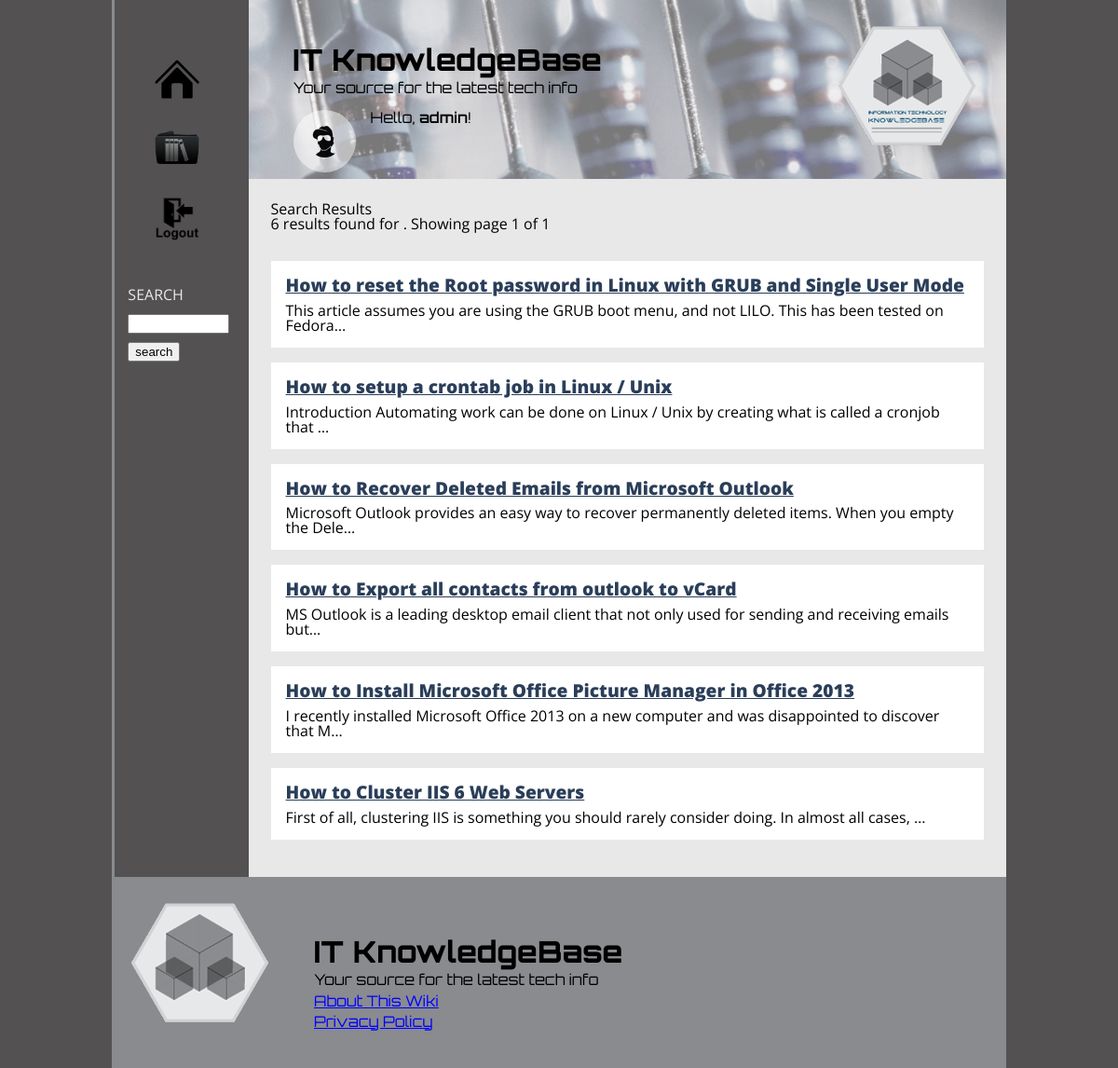
Screenshot of /wiki/search.php (signed in) with the database file from the repository.
### tables this page shows
CREATE TABLE IF NOT EXISTS `users` (
  `first_name` varchar(256) NOT NULL,
  `last_name` varchar(256) NOT NULL,
  `username` varchar(256) NOT NULL,
  `user_id` mediumint(9) NOT NULL AUTO_INCREMENT,
  `user_password` varchar(40) NOT NULL,
  `user_email` varchar(254) NOT NULL,
  `user_pic` text NOT NULL,
  `is_admin` tinyint(1) NOT NULL,
  `user_bio` text NOT NULL,
  `date_joined` datetime NOT NULL,
  PRIMARY KEY (`user_id`)
);

CREATE TABLE IF NOT EXISTS `articles` (
  `article_id` mediumint(9) NOT NULL AUTO_INCREMENT,
  `date_posted` datetime NOT NULL,
  `article_title` varchar(255) NOT NULL,
  `article_body` text NOT NULL,
  `user_id` mediumint(9) NOT NULL,
  `is_published` tinyint(1) NOT NULL,
  `allow_comments` tinyint(1) NOT NULL,
  `category_id` mediumint(9) NOT NULL,
  PRIMARY KEY (`article_id`)
);

### wiki/search.php (the view, shortened to what this page needs)
<?php
include('includes/header.php');
include('includes/sidebar.php');
$per_page = 10;
$page_number = 1;
$phrase = $_GET['phrase'];
?>
<main id="search_results">
<?php
$query = "
	SELECT article_id, article_title, article_body
	FROM articles
	WHERE is_published = 1
	AND (article_title LIKE '%$phrase%'
	OR article_body LIKE '%$phrase%' )";
$result = $db->query($query);
$total = $result->num_rows;
if($total >= 1){
$total_pages = ceil($total / $per_page);
if($page_number <= $total_pages){
	$offset = ($page_number - 1) * $per_page;
	$query_modified = $query . " LIMIT $offset, $per_page";
	$result_modified = $db->query($query_modified);
	?>
<h1>Search Results</h1>
<p class="info"><?php echo $total; ?> results found for <b><?php echo $phrase; ?></b> .
Showing page <?php echo $page_number;?> of <?php echo $total_pages ?></p>
<?php
	while($row = $result_modified->fetch_assoc()){?>
	<article>
		<h2><a href="<?php echo SITE_URL ?>article.php?article_id=<?php echo $row['article_id']; ?>">
		<?php echo $row['article_title']; ?></a>
		</h2>
		<p>
			<?php echo substr(strip_tags($row['article_body']), 0, 100); ?>&hellip;
		</p>
	</article>
<?php
	}
?>
<?php
	}
	else{
		echo 'invalid page';
	}
}
else{
	echo 'Sorry, no posts match your search terms.';
}?>
<?php
include(SITE_PATH . 'includes/footer.php')
?>

### wiki/functions.php (shortened to what this page needs)
<?php
function echoUsername($user_id){
	if($user_id != ''){
		echo '<img src="img/profile_min.png">';
	echo '<h4>Hello, <span>' . $user_id . '</span>!</h4>';
	}
}

### wiki/css/style.css (style rules this page uses)
html { background-color: #545152; font-family: 'Open Sans', sans-serif; }
#header-headers img { background-color: rgba(256, 256, 256, .5); border-radius: 50%; padding: 1em; }
#header-headers > h4:nth-child(3) > img { float: left; margin: 1em 0 0 0; }
#header-headers > h4:nth-child(4) { float: left; margin: 1em; }
header span { font-weight: 600; }
main { background-color: #e9e8e8; float: left; min-height: 23em; padding: 1.5em; width: 85%; }
main h2, main h3 { color: #2A3E59; }
main article { background-color: #FFF; padding: 1em; width: 100%; }
main a, main a:visited { color: #2A3E59; }
main div.category a h2, main h2 { font-size: 1.2em; font-weight: 800; margin: 0 0 .5em 0; }
p.info { margin: 0 0 2em 0; }
main#search_results article { margin: 0 0 1em 0; }

### rows the page displays
users: username "admin"
articles: article_title "How to reset the Root password in Linux with GRUB and Single User Mode", article_body "This article assumes you are using the GRUB boot menu, and not LILO. This has been tested on Fedora"
articles: article_title "How to setup a crontab job in Linux / Unix", article_body "Introduction Automating work can be done on Linux / Unix by creating what is called a cronjob that"
articles: article_title "How to Recover Deleted Emails from Microsoft Outlook", article_body "Microsoft Outlook provides an easy way to recover permanently deleted items. When you empty the Dele"
articles: article_title "How to Export all contacts from outlook to vCard", article_body "MS Outlook is a leading desktop email client that not only used for sending and receiving emails but"
articles: article_title "How to Install Microsoft Office Picture Manager in Office 2013", article_body "I recently installed Microsoft Office 2013 on a new computer and was disappointed to discover that M"
articles: article_title "How to Cluster IIS 6 Web Servers", article_body "First of all, clustering IIS is something you should rarely consider doing. In almost all cases,"

### other values shown
$total "6"
$page_number "1"
$total_pages "1"
